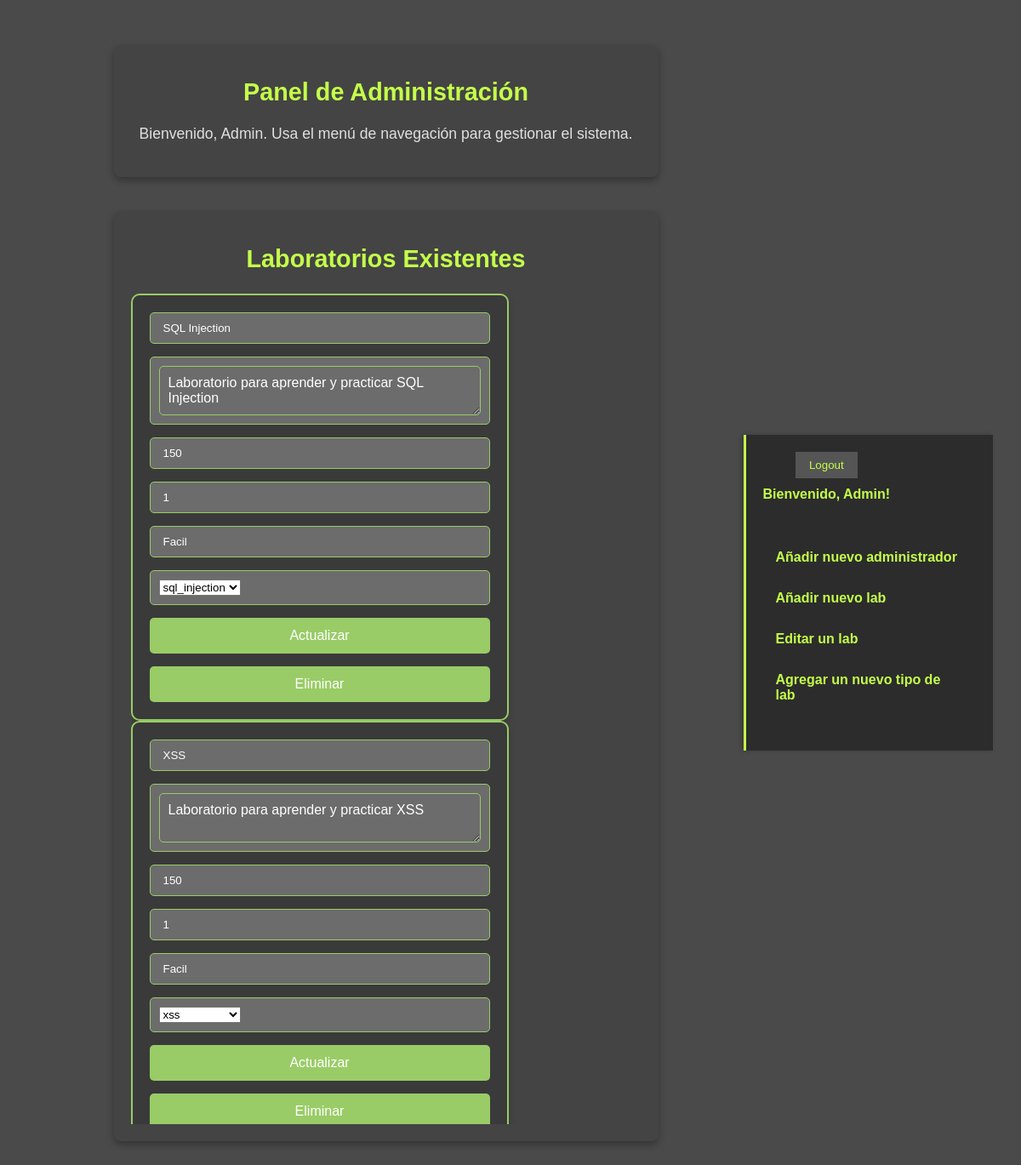
The page /index_admin.php?modulo=edit_lab (signed in) on the database its author committed.
### tables this page shows
CREATE TABLE labs (
    labs_id INT AUTO_INCREMENT PRIMARY KEY,
    nombre_lab VARCHAR(100) NOT NULL,
    xp_otorgado INT NOT NULL,
    descripcion TEXT,
    level_necesario INT,
	dificultad VARCHAR(50) NOT NULL,
    tipo_id INT,
    FOREIGN KEY (level_necesario) REFERENCES level(level_id),
    FOREIGN KEY (tipo_id) REFERENCES tipo(tipo_id)
);

### modules/edit_lab.php (the view, shortened to what this page needs)
<?php
$result = $conn->query("SELECT * FROM labs");
?>
<h2>Laboratorios Existentes</h2>
<div class="lab-list-container">
    <?php while ($lab = $result->fetch_assoc()): ?>
        <div class="login-container-admin">
            <form method="POST" class="login-form-admin">
                <div class="form-group-admin">
                    <input type="text" name="nombre_lab" value="<?php echo $lab['nombre_lab']; ?>" required>
                </div>
                <div class="form-group-admin">
                    <textarea name="descripcion" required><?php echo $lab['descripcion']; ?></textarea>
                </div>
                <div class="form-group-admin">
                    <input type="number" name="xp_otorgado" value="<?php echo $lab['xp_otorgado']; ?>" required>
                </div>
                <div class="form-group-admin">
                    <input type="number" name="level_necesario" value="<?php echo $lab['level_necesario']; ?>" required>
                </div>
                <div class="form-group-admin">
                    <input type="text" name="dificultad" value="<?php echo $lab['dificultad']; ?>" required>
                </div>
                <div class="form-group-admin">
                    <select name="tipo_id" required>
                        <?php
                        $tipo_result = $conn->query("SELECT tipo_id, vulnerabilidad FROM tipo");
                        while ($tipo = $tipo_result->fetch_assoc()) {
                            $selected = $tipo['tipo_id'] == $lab['tipo_id'] ? 'selected' : '';
                            echo "<option value='{$tipo['tipo_id']}' $selected>{$tipo['vulnerabilidad']}</option>";
                        }
                        ?>
                    </select>
                </div>
                <button type="submit" name="update" class="btn-admin">Actualizar</button>
                <button type="submit" name="delete" class="btn-admin">Eliminar</button>
            </form>
        </div>
    <?php endwhile; ?>
</div>

### css/admin.css (style rules this page uses)
body { margin: 0; font-family: Arial, sans-serif; background-color: #4a4a4a; color: #c4ff4a; display: flex; justify-content: center; align-items: center; height: 100vh; }
.login-container-admin { background-color: #3a3a3a; padding: 20px; border-radius: 10px; width: 100%; max-width: 400px; box-shadow: 0 4px 8px rgba(0, 0, 0, 0.2); color: #c4ff4a; border: 2px solid #99cc66; }
.login-form-admin { display: flex; flex-direction: column; gap: 15px; }
.form-group-admin { display: flex; align-items: center; background-color: #6c6c6c; border-radius: 5px; padding: 10px; border: 1px solid #99cc66; }
.form-group-admin input { background: none; border: none; outline: none; color: #ffffff; flex: 1; padding: 0 5px; }
.form-group-admin input::placeholder { color: #888888; }
button[type="submit"].btn-admin { background-color: #99cc66; color: #ffffff; border: none; padding: 12px; border-radius: 5px; font-size: 1em; cursor: pointer; transition: background-color 0.3s ease; }
.form-group-admin textarea { background-color: #6c6c6c; color: #ffffff; border: 1px solid #99cc66; border-radius: 5px; padding: 10px; width: 100%; resize: vertical; font-family: Arial, sans-serif; font-size: 1em; outline: none; }
.form-group-admin textarea::placeholder { color: #888888; }
.form-group-admin input[type="number"] { appearance: textfield; }
.lab-list-container { max-height: 70vh; overflow-y: auto; padding-right: 10px; margin-top: 10px; }
h2 { margin-top: 20px; text-align: center; color: #c4ff4a; font-size: 1.8em; }

### rows shown on the page
labs: nombre_lab "SQL Injection", descripcion "Laboratorio para aprender y practicar SQL Injection", xp_otorgado "150", level_necesario "1", dificultad "Facil"
labs: nombre_lab "XSS", descripcion "Laboratorio para aprender y practicar XSS", xp_otorgado "150", level_necesario "1", dificultad "Facil"

### other values the page prints
form field tipo_id "sql_injection"
form field tipo_id "xss"
